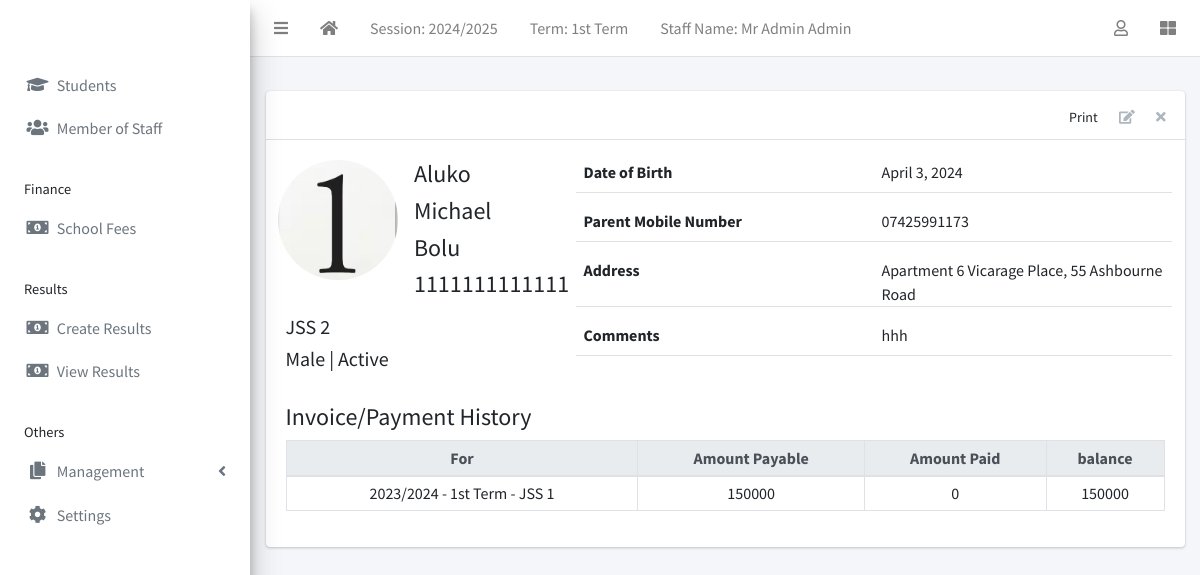
The page /student/4/ (signed in) on the database its author committed.
### apps/corecode/models.py (models this page shows)
class AcademicSession(models.Model):
    name = models.CharField(max_length=200, unique=True)
    current = models.BooleanField(default=True)
    class Meta:
        ordering = ["-name"]
    def __str__(self):
        return self.name

class AcademicTerm(models.Model):
    name = models.CharField(max_length=20, unique=True)
    current = models.BooleanField(default=True)
    class Meta:
        ordering = ["name"]
    def __str__(self):
        return self.name

class StudentClass(models.Model):
    name = models.CharField(max_length=200, unique=True)
    class Meta:
        verbose_name = "Class"
        verbose_name_plural = "Classes"
        ordering = ["name"]
    def __str__(self):
        return self.name

### apps/students/models.py (models this page shows, shortened)
class Student(models.Model):
    STATUS_CHOICES = [("active", "Active"), ("inactive", "Inactive")]
    GENDER_CHOICES = [("male", "Male"), ("female", "Female")]
    current_status = models.CharField(
        max_length=10, choices=STATUS_CHOICES, default="active"
    )
    registration_number = models.CharField(max_length=200, unique=True)
    surname = models.CharField(max_length=200)
    firstname = models.CharField(max_length=200)
    other_name = models.CharField(max_length=200, blank=True)
    gender = models.CharField(max_length=10, choices=GENDER_CHOICES, default="male")
    date_of_birth = models.DateField(default=timezone.now)
    current_class = models.ForeignKey(
        StudentClass, on_delete=models.SET_NULL, blank=True, null=True
    )
    date_of_admission = models.DateField(default=timezone.now)
    mobile_num_regex = RegexValidator(
        regex="^[0-9]{10,15}$", message="Entered mobile number isn't in a right format!"
    )
    parent_mobile_number = models.CharField(
        validators=[mobile_num_regex], max_length=13, blank=True
    )
    address = models.TextField(blank=True)
    others = models.TextField(blank=True)
    passport = models.ImageField(blank=True, upload_to="students/passports/")
    class Meta:
        ordering = ["surname", "firstname", "other_name"]

### apps/finance/models.py (models this page shows, shortened)
class Invoice(models.Model):
    student = models.ForeignKey(Student, on_delete=models.CASCADE)
    session = models.ForeignKey(AcademicSession, on_delete=models.CASCADE)
    term = models.ForeignKey(AcademicTerm, on_delete=models.CASCADE)
    class_for = models.ForeignKey(StudentClass, on_delete=models.CASCADE)
    balance_from_previous_term = models.IntegerField(default=0)
    status = models.CharField(
        max_length=20,
        choices=[("active", "Active"), ("closed", "Closed")],
        default="active",
    )
    date_created = models.DateTimeField(auto_now_add=True, blank=True)
    class Meta:
        ordering = ["student", "term"]
    def balance(self):
        payable = self.total_amount_payable()
        paid = self.total_amount_paid()
        return payable - paid
    def amount_payable(self):
        items = InvoiceItem.objects.filter(invoice=self)
        total = 0
        for item in items:
            total += item.amount
        return total
    def total_amount_payable(self):
        return self.balance_from_previous_term + self.amount_payable()
    def total_amount_paid(self):
        receipts = Receipt.objects.filter(invoice=self)
        amount = 0
        for receipt in receipts:
            amount += receipt.amount_paid
        return amount

class InvoiceItem(models.Model):
    invoice = models.ForeignKey(Invoice, on_delete=models.CASCADE)
    description = models.CharField(max_length=200)
    amount = models.IntegerField()

### apps/students/views.py (the view)
# urls.py: path("<int:pk>/", StudentDetailView.as_view(), name="student-detail"),
class StudentDetailView(LoginRequiredMixin, DetailView):
    model = Student
    template_name = "students/student_detail.html"
    def get_context_data(self, **kwargs):
        context = super(StudentDetailView, self).get_context_data(**kwargs)
        context["payments"] = Invoice.objects.filter(student=self.object)
        return context

### apps/students/templates/students/student_detail.html (shortened to what this page needs)
{% extends 'base.html' %}
{% load static %}
{% block content-header %}
<div class="card-header">
  <div class="card-tools">
    <a onclick="print()"  class="btn btn-tool">Print</a>
    {% if staff_type == "admin" %}
      <a href="{% url 'student-update' object.id %}" class="btn btn-tool">
        <i class="fas fa-edit"></i>
      </a>
      <a href="{% url 'student-delete' object.id %}" class="btn btn-tool">
        <i class="fas fa-times"></i>
      </a>
    {% endif %}
  </div>
</div>
{% endblock content-header %}
{% block content %}
    <div class="row mb-4">
      <div class="col-sm-4">
        <div class="row mb-2">
          {% if object.passport %}
            <img
              src="{{ object.passport.url }}"
              class="float-left rounded-circle mr-3" style="width: 120px; height: 120px;">
          {% else %}
            <img
              src="{% static 'dist/img/avatar.png' %}"
              class="float-left rounded-circle mr-3" style="width: 120px; height: 120px;">
          {% endif %}
          <div class="float-right">
            <h4>{{ object.surname }} </h4>
            <h4>{{ object.firstname }} </h4>
            <h4>{{ object.other_name }} </h4>
            <h4>{{ object.registration_number }} </h4>
          </div>
        </div>
        <h5>{{ object.current_class }} </h5>
        <h5>{{ object.get_gender_display }} | {{ object.get_current_status_display }}</h5>
      </div>
      <div class="col-sm-8">
        <div>
          <div class="form-group border-bottom row">
            <label class="col">
              Date of Birth
            </label>
            <div class="col">
              {{ object.date_of_birth }}
            </div>
          </div>
          <div class="form-group border-bottom row">
            <label class="col">
              Parent Mobile Number
            </label>
            <div class="col">
              {{ object.parent_mobile_number}}
            </div>
          </div>
          <div class="form-group border-bottom row">
            <label class="col">
              Address
            </label>
            <div class="col">
              {{ object.address }}
            </div>
          </div>
          <div class="form-group border-bottom row">
            <label class="col">
              Comments
            </label>
            <div class="col">
              {{ object.others }}
            </div>
          </div>
        </div>
      </div>
    </div>
    <h4>Invoice/Payment History</h4>
    {% if payments %}
      <table class="table table-sm table-bordered table-hover">
        <thead class="thead-light">
          <tr>
            <th>For</th>
            <th>Amount Payable</th>
            <th>Amount Paid</th>
            <th>balance</th>
          </tr>
        </thead>
        <tbody>
          {% for payment in payments %}
            <tr class='clickable-row' data-href="{% url 'invoice-detail' payment.id %}">
              <td>{{payment.session}} - {{payment.term}} - {{ payment.class_for}}</td>
              <td>{{payment.total_amount_payable}}</td>
              <td>{{payment.total_amount_paid}}</td>
              <td>{{payment.balance}}</td>
            </tr>
          {% endfor %}
        </tbody>
      </table>
    {% else %}
        <p>There are no payment history for {{object}}</p>
    {% endif %}
{% endblock content %}

### templates/base.html (shortened to what this page needs)
{% load static %}
<!DOCTYPE html>
<html lang="en">
<head>
  <link rel="stylesheet" href="{% static 'plugins/fontawesome-free/css/all.min.css' %}">
  <link rel="stylesheet" href="{% static 'plugins/toastr/toastr.min.css' %}">
  <link rel="stylesheet"
    href="{% static 'plugins/overlayScrollbars/css/OverlayScrollbars.min.css' %}">
  <link rel="stylesheet" href="{% static 'plugins/Datatables/datatables.min.css' %}" />
  <link rel="stylesheet" href="{% static 'dist/css/adminlte.min.css' %}">
</head>
<body
  class="hold-transition sidebar-mini layout-fixed layout-navbar-fixed layout-footer-fixed">
  <div class="wrapper">
    <nav class="main-header navbar navbar-expand navbar-white navbar-light">
      <ul class="navbar-nav">
        <li class="nav-item">
          <a class="nav-link" data-widget="pushmenu" href="#" role="button"><i
              class="fas fa-bars"></i></a>
        </li>
        <li class="nav-item d-none d-sm-inline-block">
          <a href="{% url 'home' %} " class="nav-link"><i class="fa fa-home"></i></a>
        </li>
        <li class="nav-item d-none d-sm-inline-block">
          <a href="{% url 'current-session' %}" class="nav-link">Session: {{ current_session }}</a>
        </li>
        <li class="nav-item d-none d-sm-inline-block">
          <a href="{% url 'current-session' %}" class="nav-link">Term: {{ current_term }}</a>
        </li>
        <li class="nav-item d-none d-sm-inline-block">
          <a href="{% url 'home' %} " class="nav-link">Staff Name: {{ staff_name }}</a>
        </li>
      </ul>
      <ul class="navbar-nav ml-auto">
        <li class="nav-item dropdown">
          <a class="nav-link" data-toggle="dropdown" href="#">
            <i class="far fa-user"></i>
          </a>
        </li>
        <li class="nav-item">
          <a class="nav-link" data-widget="control-sidebar" data-slide="true"
            href="#" role="button"><i class="fas fa-th-large"></i></a>
        </li>
      </ul>
    </nav>
    <aside class="main-sidebar   elevation-4">
      <a href="{% url 'home' %}" class="brand-link">{{ school_name | default:"MySchool" }}</a>
      <div class="sidebar">
        <nav class="mt-2">
          <ul class="nav nav-pills nav-sidebar flex-column"
            data-widget="treeview" role="menu" data-accordion="false">
            <li class="nav-item">
              <a href="{% url 'student-list' %}" class="nav-link">
                <i class="nav-icon fas fa-graduation-cap"></i>
                <p>
                  Students
                </p>
              </a>
            </li>
            {% if staff_type == "admin" %}
              <li class="nav-item">
                <a href="{% url 'staff-list' %}" class="nav-link">
                  <i class="nav-icon fas fa-users"></i>
                  <p>
                    Member of Staff
                  </p>
                </a>
              </li>
            {% endif %}
            {% if staff_type == "finance" or staff_type == "admin" %}
              <li class="nav-header">Finance</li>
              <li class="nav-item">
                <a href="{% url 'invoice-list' %}" class="nav-link">
                  <i class="nav-icon fas fa-money-bill-alt"></i>
                  <p>
                    School Fees
                  </p>
                </a>
              </li>
            {% endif %}
            {% if staff_type == "teacher" or staff_type == "admin" %}
              <li class="nav-header">Results</li>
              <li class="nav-item">
                <a href="{% url 'create-result' %}" class="nav-link">
                  <i class="nav-icon fas fa-money-bill-alt"></i>
                  <p>
                    Create Results
                  </p>
                </a>
              </li>
            <li class="nav-item">
              <a href="{% url 'view-a-result' "all" %}" class="nav-link">
                <i class="nav-icon fas fa-money-bill-alt"></i>
                <p>
                  View Results
                </p>
              </a>
            </li>
            {% endif %}
            <li class="nav-header">Others</li>
            {% if staff_type == "admin" %}
              <li class="nav-item has-treeview">
                <a href="#" class="nav-link">
                  <i class="nav-icon fas fa-copy"></i>
                  <p>
                    Management
                    <i class="fas fa-angle-left right"></i>
                  </p>
                </a>
              </li>
            {% endif %}
            <li class="nav-item">
              <a href="{% url 'configs' %}" class="nav-link">
                <i class="nav-icon fas fa-cog"></i>
                <p>
                  Settings
                </p>
              </a>
            </li>
          </ul>
        </nav>
      </div>
    </aside>
    <div class="content-wrapper">
      <section class="content-header">
      </section>
      <section class="content">
        <div class="container-fluid">
          <div class="row">
            <div class="col-md-12">
              {% block fullcard %}
              <div class="card">
                {% block content-header %}{% endblock content-header %}
                <div class="card-body">
                  <div class="row">
                    <div class="col">
                      {% block content %}
                      {% endblock content %}
                    </div>
                  </div>
                </div>
              </div>
              {% endblock fullcard %}
            </div>
          </div>
        </div>
      </section>
    </div>
  </div>
</body>
</html>

### apps/students/templates/students/student_detail.html (style rules this page uses)
table { text-align: center; }

### rows shown on the page
AcademicSession: name "2024/2025"
AcademicTerm: name "1st Term"
Student: passport (picture), surname "Aluko", firstname "Michael", other_name "Bolu", registration_number "1111111111111", current_class "JSS 2", gender "Male", current_status "Active", date_of_birth "April 3, 2024", parent_mobile_number "07425991173", address "Apartment 6 Vicarage Place, 55 Ashbourne Road", others "hhh"
Invoice: session "2023/2024", term "1st Term", class_for "JSS 1", total_amount_payable "150000", total_amount_paid "0", balance "150000"

### other values the page prints
{{ staff_name }} "Mr Admin Admin"
